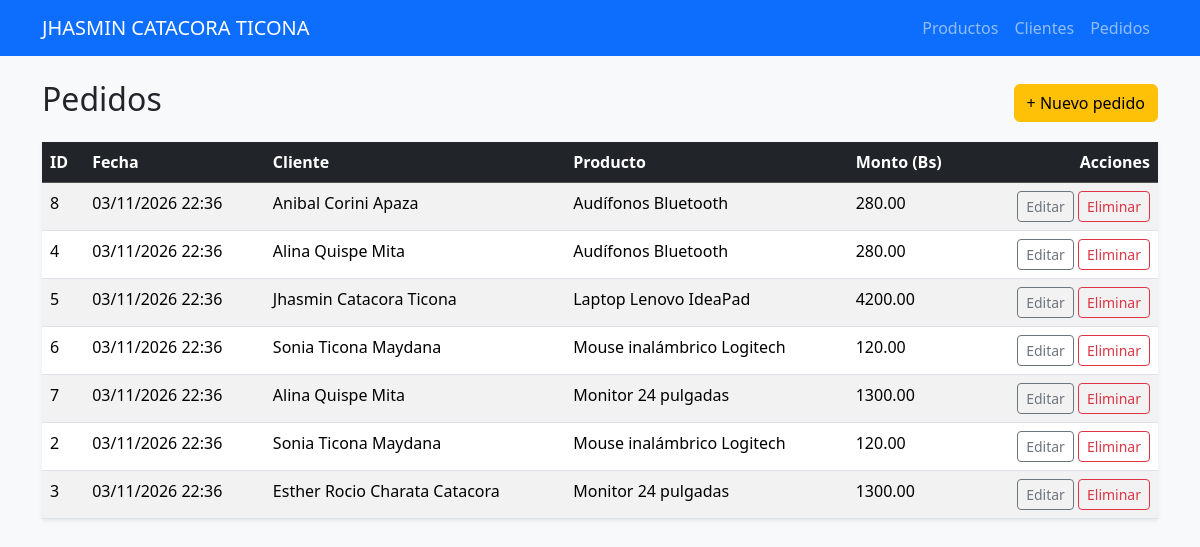
Page /pedidos/ on the earlier database version.
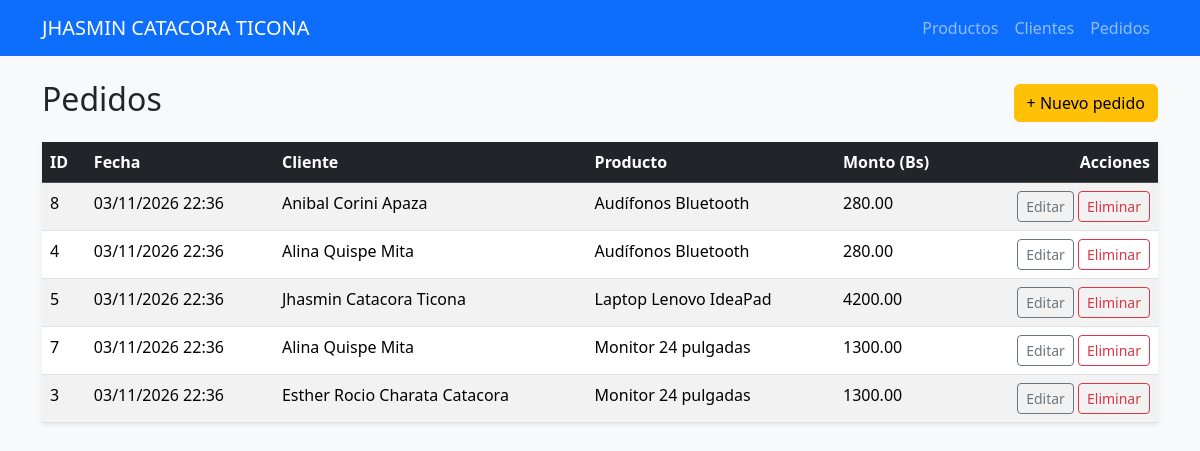
Same page on the later database version.
### app/models.py (models this page shows, shortened)
class Pedido(db.Model):
    __tablename__ = "pedidos"
    id = db.Column(db.Integer, primary_key=True)
    fecha = db.Column(db.DateTime, nullable=False, default=datetime.now)
    monto = db.Column(db.Float, nullable=False)
    producto_id = db.Column(db.Integer, db.ForeignKey("productos.id"), nullable=False)
    cliente_id = db.Column(db.Integer, db.ForeignKey("clientes.id"), nullable=False)

class Cliente(db.Model):
    __tablename__ = "clientes"
    id = db.Column(db.Integer, primary_key=True)
    nombre = db.Column(db.String(100), nullable=False)
    telefono = db.Column(db.String(20))
    pedidos = db.relationship("Pedido", backref="cliente", lazy=True,
                              cascade="all, delete-orphan")

class Producto(db.Model):
    __tablename__ = "productos"
    id = db.Column(db.Integer, primary_key=True)
    nombre = db.Column(db.String(100), nullable=False)
    precio = db.Column(db.Float, nullable=False)
    stock = db.Column(db.Integer, nullable=False, default=0)
    pedidos = db.relationship("Pedido", backref="producto", lazy=True, cascade="all, delete-orphan")

### app/pedidos/routes.py (the view)
@bp_pedidos.route("/")
def lista():
    pedidos = Pedido.query.order_by(Pedido.fecha.desc()).all()
    return render_template("pedidos/lista.html", pedidos=pedidos)

### app/templates/pedidos/lista.html (shortened to what this page needs)
{% extends "base.html" %}
{% block content %}
<div class="d-flex justify-content-between align-items-center mb-3">
  <h2>Pedidos</h2>
  <a href="{{ url_for('pedidos.nuevo') }}" class="btn btn-warning">+ Nuevo pedido</a>
</div>
<table class="table table-striped bg-white shadow-sm">
  <thead class="table-dark">
    <tr><th>ID</th><th>Fecha</th><th>Cliente</th><th>Producto</th><th>Monto (Bs)</th><th class="text-end">Acciones</th></tr>
  </thead>
  <tbody>
  {% for p in pedidos %}
    <tr>
      <td>{{ p.id }}</td>
      <td>{{ p.fecha.strftime('%d/%m/%Y %H:%M') }}</td>
      <td>{{ p.cliente.nombre }}</td>
      <td>{{ p.producto.nombre }}</td>
      <td>{{ "%.2f"|format(p.monto) }}</td>
      <td class="text-end">
        <a href="{{ url_for('pedidos.editar', id=p.id) }}" class="btn btn-sm btn-outline-secondary">Editar</a>
        <form action="{{ url_for('pedidos.eliminar', id=p.id) }}" method="post" class="d-inline"
              onsubmit="return confirm('¿Eliminar este pedido?');">
          <button class="btn btn-sm btn-outline-danger">Eliminar</button>
        </form>
      </td>
    </tr>
  {% else %}
    <tr><td colspan="6" class="text-center text-muted">No hay pedidos registrados.</td></tr>
  {% endfor %}
  </tbody>
</table>
{% endblock %}

### app/templates/base.html (shortened to what this page needs)
<!doctype html>
<html lang="es">
<head>
  <link href="https://cdn.jsdelivr.net/npm/bootstrap@5.3.3/dist/css/bootstrap.min.css" rel="stylesheet">
</head>
<body class="bg-light">
  <nav class="navbar navbar-expand-lg navbar-dark bg-primary mb-4">
    <div class="container">
      <a class="navbar-brand" href="{{ url_for('index') }}">JHASMIN CATACORA TICONA</a>
      <div class="navbar-nav">
        <a class="nav-link" href="{{ url_for('productos.lista') }}">Productos</a>
        <a class="nav-link" href="{{ url_for('clientes.lista') }}">Clientes</a>
        <a class="nav-link" href="{{ url_for('pedidos.lista') }}">Pedidos</a>
      </div>
    </div>
  </nav>
  <main class="container">
    {% block content %}{% endblock %}
  </main>
</body>
</html>

Differences in the rows shown:
removed Pedido: id "6", fecha "03/11/2026 22:36", cliente.nombre "Sonia Ticona Maydana", producto.nombre "Mouse inalámbrico Logitech", monto "120.00"
removed Pedido: id "2", fecha "03/11/2026 22:36", cliente.nombre "Sonia Ticona Maydana", producto.nombre "Mouse inalámbrico Logitech", monto "120.00"
